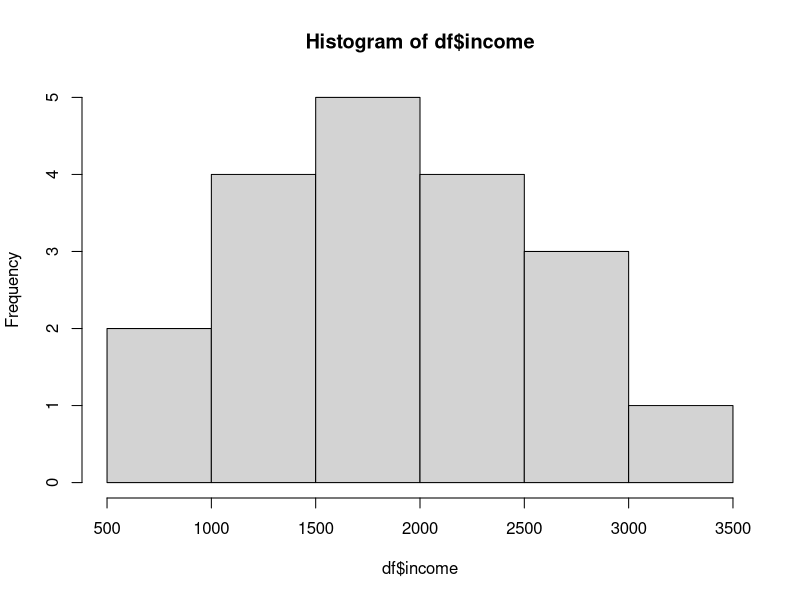
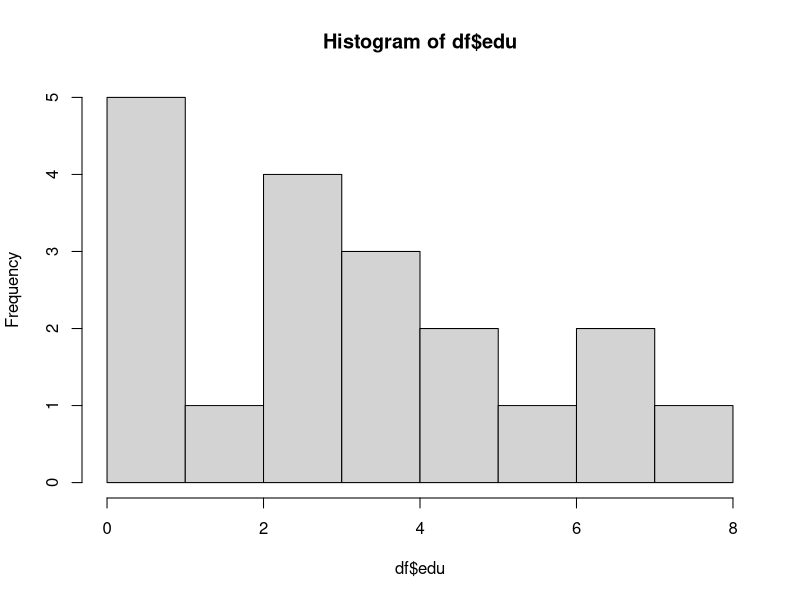
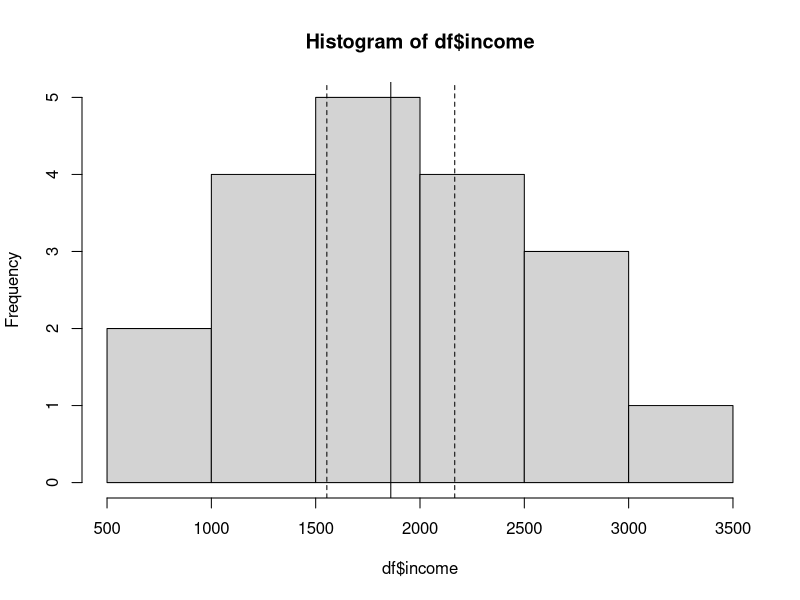
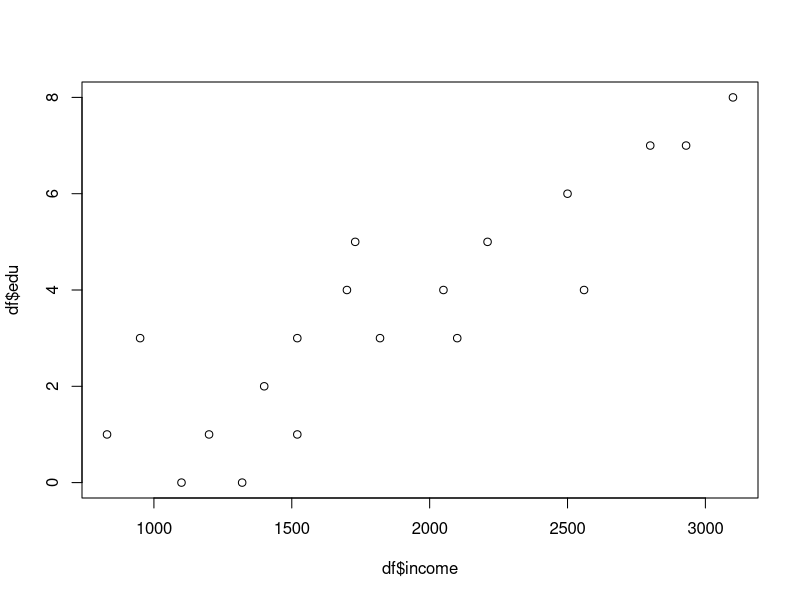
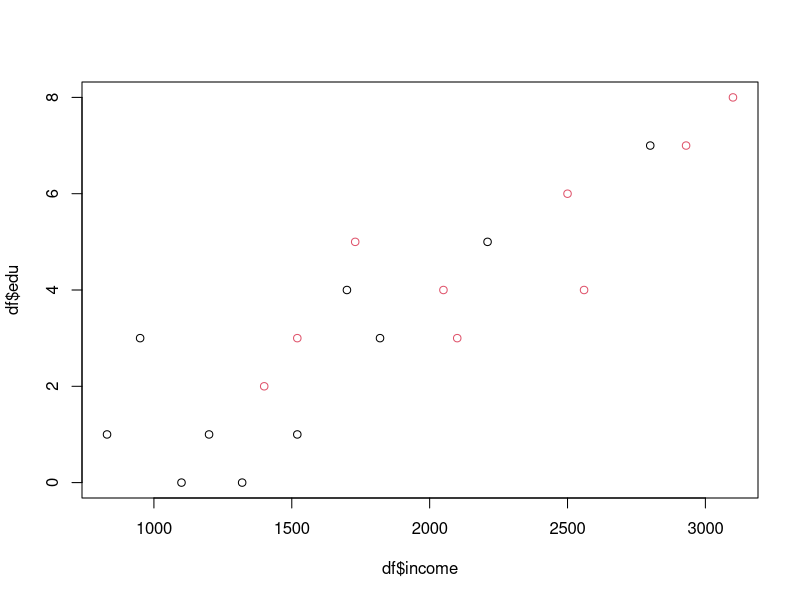
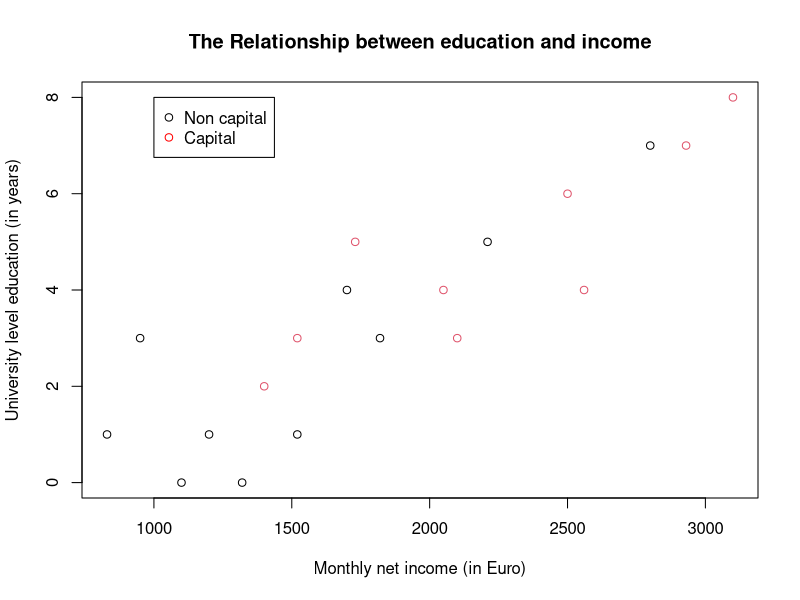

Write the R code that produced these figures, in order.
# Applied Statistical Analysis I      
# Tutorial 1: Introduction & stats review                        

# Get working directory
getwd()

# Set working directory 
setwd("/Users/hannahfrank/StatsI_Fall2023_prep")
getwd()

### Research Question -----------
# Is there a relationship between education and income?

# Selection of variables
# a. Education: University level education in years
# b. Income: Monthly net income
# c. Capital: Whether the person lives in capital or not

### Data collection ----------

# Load data 
df <- read.csv("datasets/fictional_data.csv")

# First step is to always look at data
View(df)
str(df) # Present structure of R object
?str

### Descriptive analysis ----------

### Income ###
hist(df$income) # Distribution
mean(df$income) # Central tendency, mean
var(df$income) # Variability, variance
sd(df$income) # Variability, standard deviation
sd(df$income)/sqrt(length((df$income))) # Variability, standard **error**

### Education ###
hist(df$edu) # Distribution
mean(df$edu) # Central tendency, mean
var(df$edu) # Variability, variance
sd(df$edu) # Variability, standard deviation
sd(df$edu)/sqrt(length((df$edu))) # Variability, standard **error**

# Get summary statistics for entire dataset
summary(df)

# Which kind of inferences can we make with regards to the population,
# based on sample data?
mean(df$income) # Sample mean is estimate for population mean
sd(df$income)/sqrt(length((df$income))) 
# Standard **error** (Sample standard deviation adjusted by sample size)
# is estimate for standard deviation of the sampling distribution
# Why do we need standard error again? --> to calculate measures of
# uncertainty for our point estimate (e.g., confidence intervals, and p-values)

### 95% Confidence level ###
# Definition: Point estimate +/- Margin of error, 
# where margin of error is a multiple of the standard error

# Step by step
mean(df$income) # Point estimate
sd(df$income)/sqrt(length((df$income))) # Standard error

# How to find the multiple?
# Looking at the normal distribution, we see that 
# 95% of observations lie within +/-1.96 (approximately 2)
# standard errors of point estimate 

# Lower bound
upper_95 = (mean(df$income))+(1.96)*(sd(df$income)/sqrt(length((df$income))))

# Upper bound
lower_95 = (mean(df$income))-(1.96)*(sd(df$income)/sqrt(length((df$income))))

# Print
lower_95
mean(df$income)
upper_95

# How to calculate 99% confidence intervals?

### Histogram ###
hist(df$income)
abline(v=mean(df$income),col="black")
abline(v=lower_95,col="black",lty="dashed")
abline(v=upper_95,col="black",lty="dashed")

# Is there a relationship between education and income?

### Scatter plot ###
plot(df$income,df$edu)
plot(df$income,df$edu,
     col=df$cap+1) # Color over thirs variable (+1, because first color in R is white)

# Improve visualization and save
png(file="tutorial/scatter_plot.png")
plot(df$income,
     df$edu,
     col=df$cap+1,
     xlab="Monthly net income (in Euro)",
     ylab="University level education (in years)",
     main="The Relationship between education and income")
# Add legend
legend(1000, 8, # x and y position of legend
       legend=c("Non capital", "Capital"),
       col=c("black","red"),
       pch=1) # Marker type (1 is default)
dev.off()
